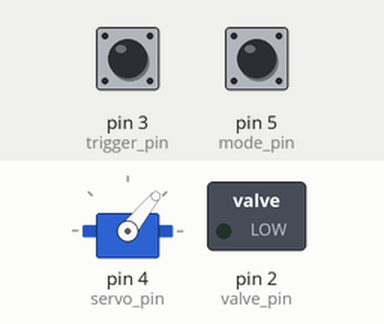
Simulated run of this sketch. Board: Arduino Uno, built with avr-gcc and run on an emulated ATmega328P. Parts: servo, switched loads named in the sketch (green lamp = pin HIGH). Inputs (shaded band) come from the test bench; at power-on: pin 3 (trigger_pin) HIGH, pin 5 (mode_pin) HIGH. Sleep ends after the set time or at an interrupt.

Above: at 1.2 s.
1.3 s: pin 3 (trigger_pin) pulled LOW for 0.15 s
At 1.45 s:
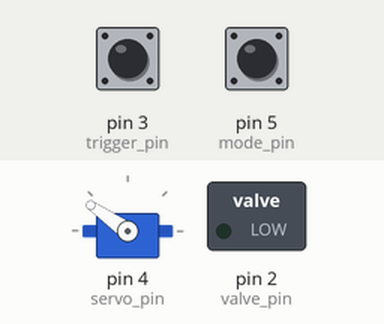
Timing chart, 0 to 4.3 s (numbered marks = the images above; inputs shaded):
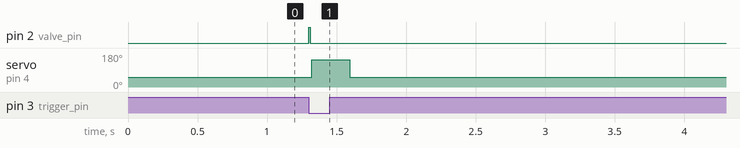

Measured:
- after the input at 1.3 s, pin 2 (valve_pin): LOW → HIGH at once, → LOW 0.01 s later; servo on pin 4 (servo_pin): 51° → 145° at once, → 51° 0.27 s later

The sketch:

powervalve_servo_sleep.ino
```cpp
/*
Created 2016
by AlexGyver
AlexGyver Home Labs Inc.
*/
#include <avr/sleep.h>   //библиотека режимов сна
#include <Servo.h> //билиотека серво

Servo servo;     //объявляем переменную servo типа Servo

byte startpos=145; //заднее положение сервы (затвор открыт)
byte stoppos=51;  //переднее положение сервы (затвор закрыт)
volatile unsigned long lastshot;  //время последнего выстрела для таймера сна

boolean trig_state; //переменная для хранения текущего состояняи кнопки
boolean flag; //флажок для запоминания положения кнопки
byte trigger; //положение спусковой кнопки
byte mode; //положение смены типа стрельбы  авто(1) / одиночные (0)
int del=10;  //задержка клапана, миллисекунды

byte mode_pin = 5; //кнопка переключения режимов на D5 (необязательная, без неё код тоже будет работать)
byte servo_pin = 4; //серво на D4
byte trigger_pin = 3; //спусковая кнопка на D3
byte valve_pin = 2; //реле или мосфет на D2

void setup() {
  Serial.begin(9600);
  pinMode(mode_pin, INPUT_PULLUP); //пин кнопки режимов огня подтянут внутренним резистором, резистор на 10 кОм НЕ НУЖЕН
  pinMode(trigger_pin, INPUT_PULLUP); //пин кнопки подтянут внутренним резистором, резистор на 10 кОм НЕ НУЖЕН
  pinMode(valve_pin, OUTPUT); //сформировать пин реле как выход
  servo.attach(servo_pin); //подключить серво
  attachInterrupt(1,trigger_press,FALLING);  //аппаратное прерывание при нажатии на кнопку (выстрел/проснуться)
  servo.write(stoppos);   //закрыть затвор при включении системы
}

void trigger_press() { // обработчик прерывания
  //просыпаемся при нажатии кнопки!
}

void loop() {

  trig_state = digitalRead(trigger_pin); //считать положение спусковой кнопки

  if (digitalRead(mode_pin) == 1) { //считать положение кнопки переключения режимов
    mode = 0;
  } else {mode = 1;}

  if(trig_state==0 && mode==0 && flag==0) { //если спусковая кнопка нажата, выбран режим стрельбы ОДИНОЧНЫМИ и флаг=0
    shot();
    flag=1;         //поставить флажок, что кнопка нажата
  }

  if(trig_state==1 && mode==0 && flag==1) { //если кнопка отжата, выбран режим стрельбы ОДИНОЧНЫМИ и флаг=1
    flag=0;    //ставим флажок, что кнопка больше не нажата
  }

  if(trig_state==0 && mode==1 && flag==0) { //если спусковая кнопка нажата, выбран АВТОМАТИЧЕСКИЙ режим стрельбы и флаг=0
    shot();
  }

// этот кусок даёт команду спать
  if (millis()-lastshot > 3000) {    //если после последнего выстрела прошло больше 3 секунд
    set_sleep_mode(SLEEP_MODE_PWR_DOWN); // выбор режима энергопотребления
    sleep_mode();                        // уходим в спячку
  }
// этот кусок даёт команду спать

delay(1);   //задержка для стабильности работы прошивки
}

void shot() { //функция выстрела
  digitalWrite(valve_pin,HIGH);  //открыть клапан
  delay(del);       //подождать время, равное del
  digitalWrite(valve_pin,LOW);  //закрыть клапан
  delay(10);  //подождать немного, чтобы воздух вышел из ствола
  servo.write(startpos);  //открыть затвор
  delay(272);       //подождать серву (шарик попадает на магнит)
  servo.write(stoppos);   //закрыть затвор
  delay(272);       //столько же подождать серву (шарик попадает в ствол)
  lastshot=millis();    //запомнить время последнего выстрела (для таймера сна)
}
```
